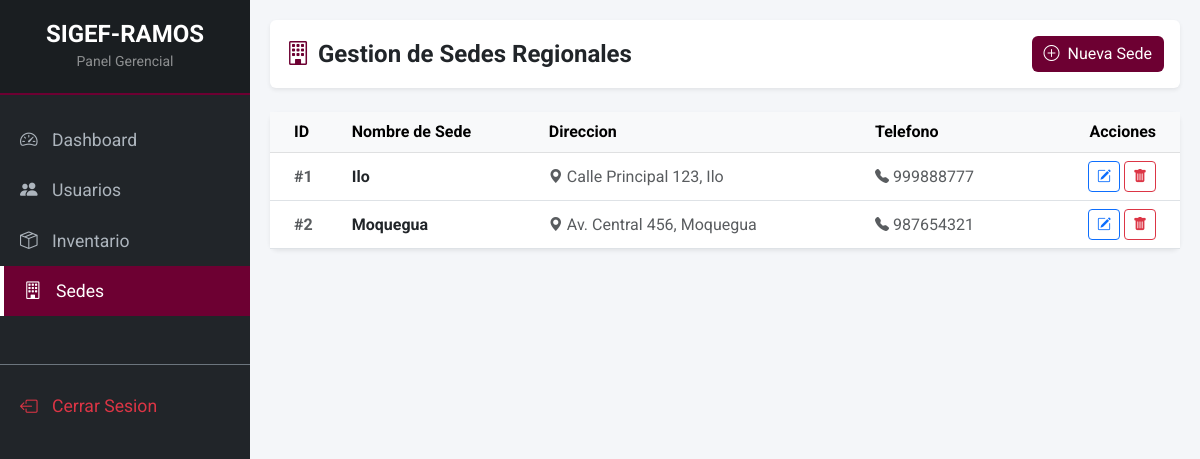
The page /index.php?controller=sede (signed in) on the database its author committed.
### tables this page shows
CREATE TABLE `sedes` (
  `id` int(11) NOT NULL,
  `nombre` varchar(100) NOT NULL,
  `direccion` varchar(255) DEFAULT NULL,
  `telefono` varchar(20) DEFAULT NULL,
  `created_at` timestamp NOT NULL DEFAULT current_timestamp()
);

### controllers/SedeController.php (called while the page is built, shortened)
<?php
require_once __DIR__ . '/../models/Sede.php';
class SedeController
{
    private $model;
    public function __construct()
    {
        $this->model = new Sede();
    }
    public function index()
    {
        $sedes = $this->model->getAll();
        require_once __DIR__ . '/../views/gerente/sedes.php';
    }
}
?>

### models/Sede.php (called while the page is built, shortened)
<?php
require_once __DIR__ . '/../config/conexion.php';
class Sede
{
    private $conn;
    public function __construct()
    {
        $database = new Conexion();
        $this->conn = $database->getConexion();
    }
    public function getAll()
    {
        $query = "SELECT * FROM sedes ORDER BY id ASC";
        $stmt = $this->conn->prepare($query);
        $stmt->execute();
        return $stmt->fetchAll(PDO::FETCH_ASSOC);
    }
}
?>

### config/conexion.php (called while the page is built, shortened)
<?php
class Conexion
{
    private $host = "localhost";
    private $db_name = "sigef_ramos";
    private $username = "root";
    private $password = "";
    public function getConexion()
    {
        $this->conn = null;
        try {
            $this->conn = new PDO("mysql:host=" . $this->host . ";dbname=" . $this->db_name . ";charset=utf8mb4", $this->username, $this->password);
            $this->conn->setAttribute(PDO::ATTR_ERRMODE, PDO::ERRMODE_EXCEPTION);
            $this->conn->exec("SET NAMES utf8mb4");
        }
        catch (PDOException $exception) {
            echo "Error de conexion: " . $exception->getMessage();
        }
        return $this->conn;
    }
}
?>

### views/gerente/sedes.php (the view, shortened to what this page needs)
<!DOCTYPE html>
<html lang="es">
<head>
    <link href="https://cdn.jsdelivr.net/npm/bootstrap@5.3.0/dist/css/bootstrap.min.css" rel="stylesheet">
    <link href="https://cdn.jsdelivr.net/npm/bootstrap-icons@1.10.5/font/bootstrap-icons.css" rel="stylesheet">
</head>
<body>
    <div class="wrapper">
        <nav id="sidebar">
            <div class="sidebar-header text-center">
                <h4 class="mb-0 fw-bold">SIGEF-RAMOS</h4>
                <small class="text-white-50">Panel Gerencial</small>
            </div>
            <ul class="list-unstyled components">
                <li><a href="index.php?controller=dashboard"><i class="bi bi-speedometer2"></i> Dashboard</a></li>
                <li><a href="index.php?controller=usuario"><i class="bi bi-people-fill"></i> Usuarios</a></li>
                <li><a href="index.php?controller=inventario"><i class="bi bi-box-seam"></i> Inventario</a></li>
                <li class="active"><a href="index.php?controller=sede"><i class="bi bi-building"></i> Sedes</a></li>
                <li class="mt-5 border-top border-secondary pt-3">
                    <a href="index.php?controller=auth&action=logout" class="text-danger"><i class="bi bi-box-arrow-left"></i> Cerrar Sesion</a>
                </li>
            </ul>
        </nav>
        <div id="content">
            <div class="d-flex justify-content-between align-items-center mb-4 bg-white p-3 shadow-sm rounded">
                <h4 class="mb-0 text-dark fw-bold"><i class="bi bi-building text-guinda me-2"></i>Gestion de Sedes Regionales</h4>
                <button class="btn btn-guinda" data-bs-toggle="modal" data-bs-target="#sedeModal" onclick="nuevaSede()"><i class="bi bi-plus-circle me-1"></i> Nueva Sede</button>
            </div>
            <div class="card border-0 shadow-sm rounded-3">
                <div class="card-body p-0">
                    <div class="table-responsive">
                        <table class="table table-hover align-middle mb-0">
                            <thead class="table-light">
                                <tr>
                                    <th class="ps-4">ID</th>
                                    <th>Nombre de Sede</th>
                                    <th>Direccion</th>
                                    <th>Telefono</th>
                                    <th class="text-end pe-4">Acciones</th>
                                </tr>
                            </thead>
                            <tbody>
                                <?php if (!empty($sedes)): ?>
                                    <?php foreach ($sedes as $s): ?>
                                    <tr>
                                        <td class="ps-4 fw-bold text-muted">#<?php echo $s['id']; ?></td>
                                        <td class="fw-bold text-dark"><?php echo htmlspecialchars($s['nombre']); ?></td>
                                        <td class="text-muted"><i class="bi bi-geo-alt-fill me-1 small"></i><?php echo htmlspecialchars($s['direccion'] ?? 'N/D'); ?></td>
                                        <td class="text-muted"><i class="bi bi-telephone-fill me-1 small"></i><?php echo htmlspecialchars($s['telefono'] ?? 'N/D'); ?></td>
                                        <td class="text-end pe-4">
                                            <button class="btn btn-sm btn-outline-primary"
                                                onclick="editarSede(<?php echo $s['id']; ?>, '<?php echo addslashes($s['nombre']); ?>', '<?php echo addslashes($s['direccion']); ?>', '<?php echo addslashes($s['telefono']); ?>')"
                                                data-bs-toggle="modal" data-bs-target="#sedeModal">
                                                <i class="bi bi-pencil-square"></i>
                                            </button>
                                            <a href="index.php?controller=sede&action=eliminar&id=<?php echo $s['id']; ?>" class="btn btn-sm btn-outline-danger" onclick="return confirm('¿Seguro que deseas eliminar esta sede? Se bloqueara si tiene contratos asociados.')">
                                                <i class="bi bi-trash-fill"></i>
                                            </a>
                                        </td>
                                    </tr>
                                    <?php
    endforeach; ?>
                                <?php
else: ?>
                                    <tr><td colspan="5" class="text-center py-4 text-muted">No existen sedes registradas.</td></tr>
                                <?php
endif; ?>
                            </tbody>
                        </table>
                    </div>
                </div>
            </div>
        </div>
    </div>
</body>
</html>

### views/gerente/sedes.php (style rules this page uses)
body { background-color: #f4f6f9; font-family: 'Roboto', sans-serif; overflow-x: hidden; }
.wrapper { display: flex; width: 100%; align-items: stretch; }
#sidebar { min-width: 250px; max-width: 250px; min-height: 100vh; background-color: #212529; color: #fff; }
#sidebar .sidebar-header { padding: 20px; background: #1a1e21; border-bottom: 2px solid #6D0032; }
#sidebar ul.components { padding: 20px 0; }
#sidebar ul li a { padding: 12px 20px; font-size: 1.1em; display: block; color: #adb5bd; text-decoration: none; transition: 0.2s; }
#sidebar ul li a:hover, #sidebar ul li.active > a { color: #fff; background: #6D0032; border-left: 4px solid #fff; }
#sidebar ul li a i { margin-right: 10px; }
#content { width: 100%; padding: 20px; }
.text-guinda { color: #6D0032 !important; }
.btn-guinda { background-color: #6D0032; color: white; border: none; }

### rows shown on the page
sedes: id "1", nombre "Ilo", direccion "Calle Principal 123, Ilo", telefono "999888777"
sedes: id "2", nombre "Moquegua", direccion "Av. Central 456, Moquegua", telefono "987654321"
